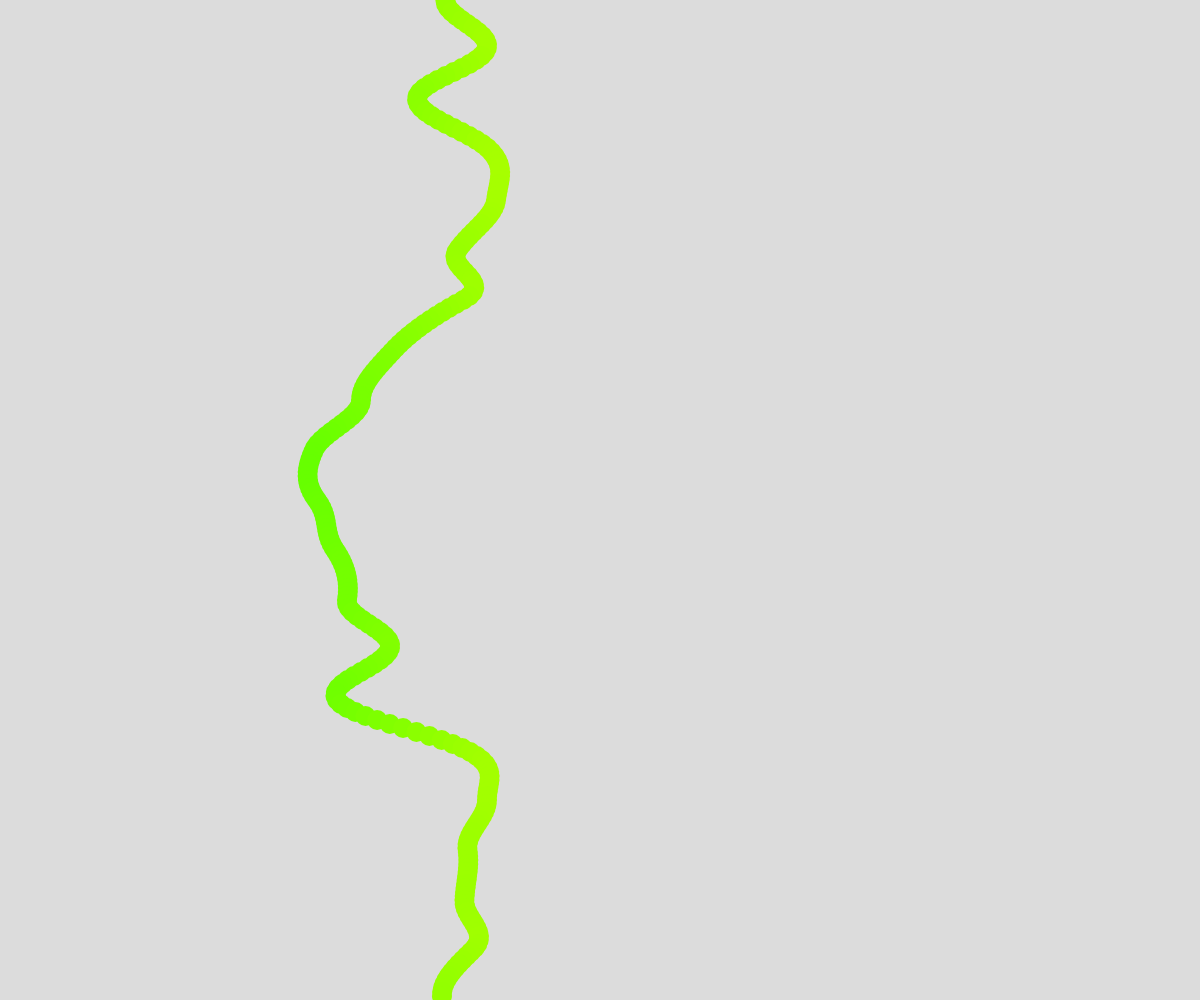
Frame 1 (no input)
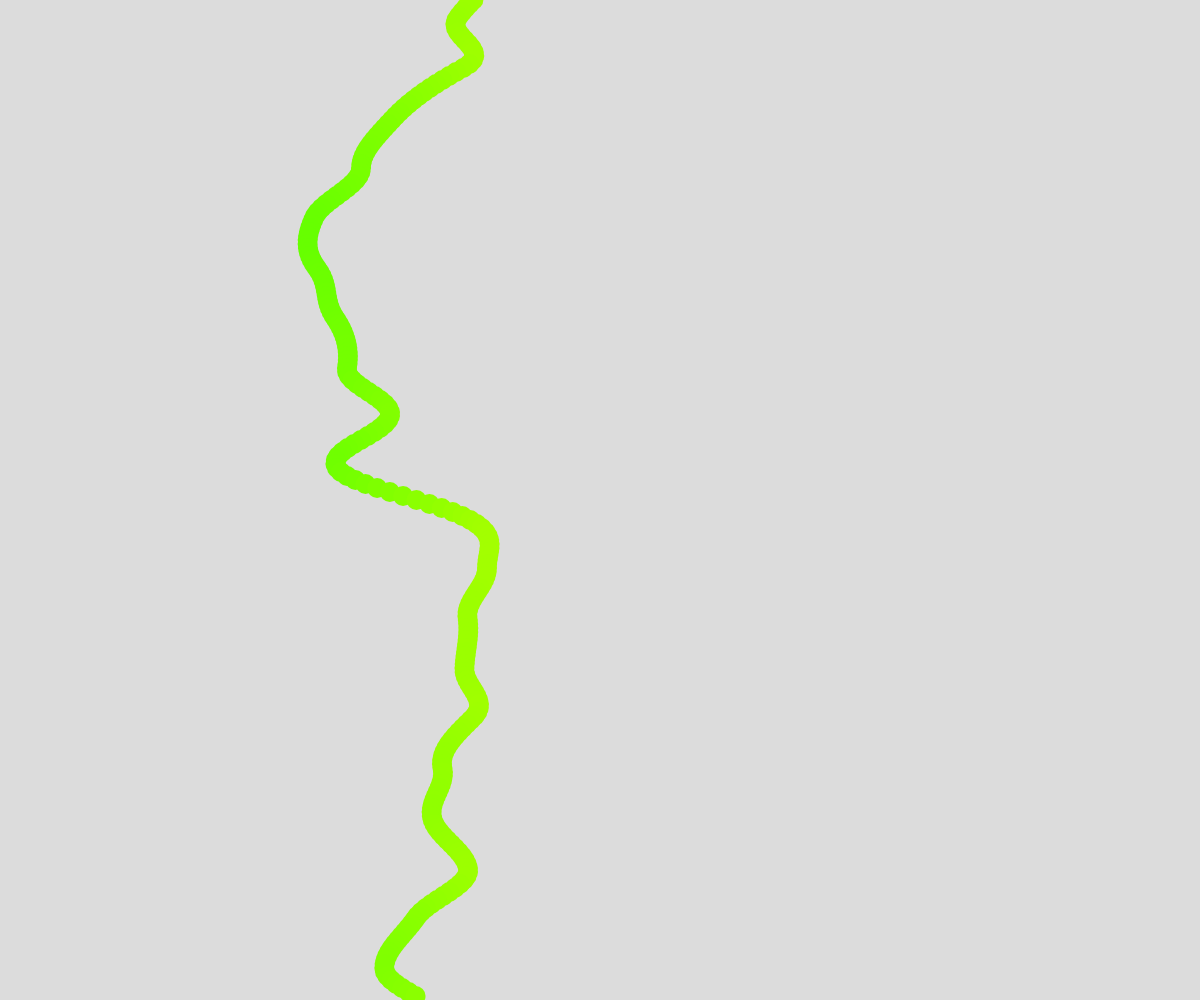
Frame 60 (no input)
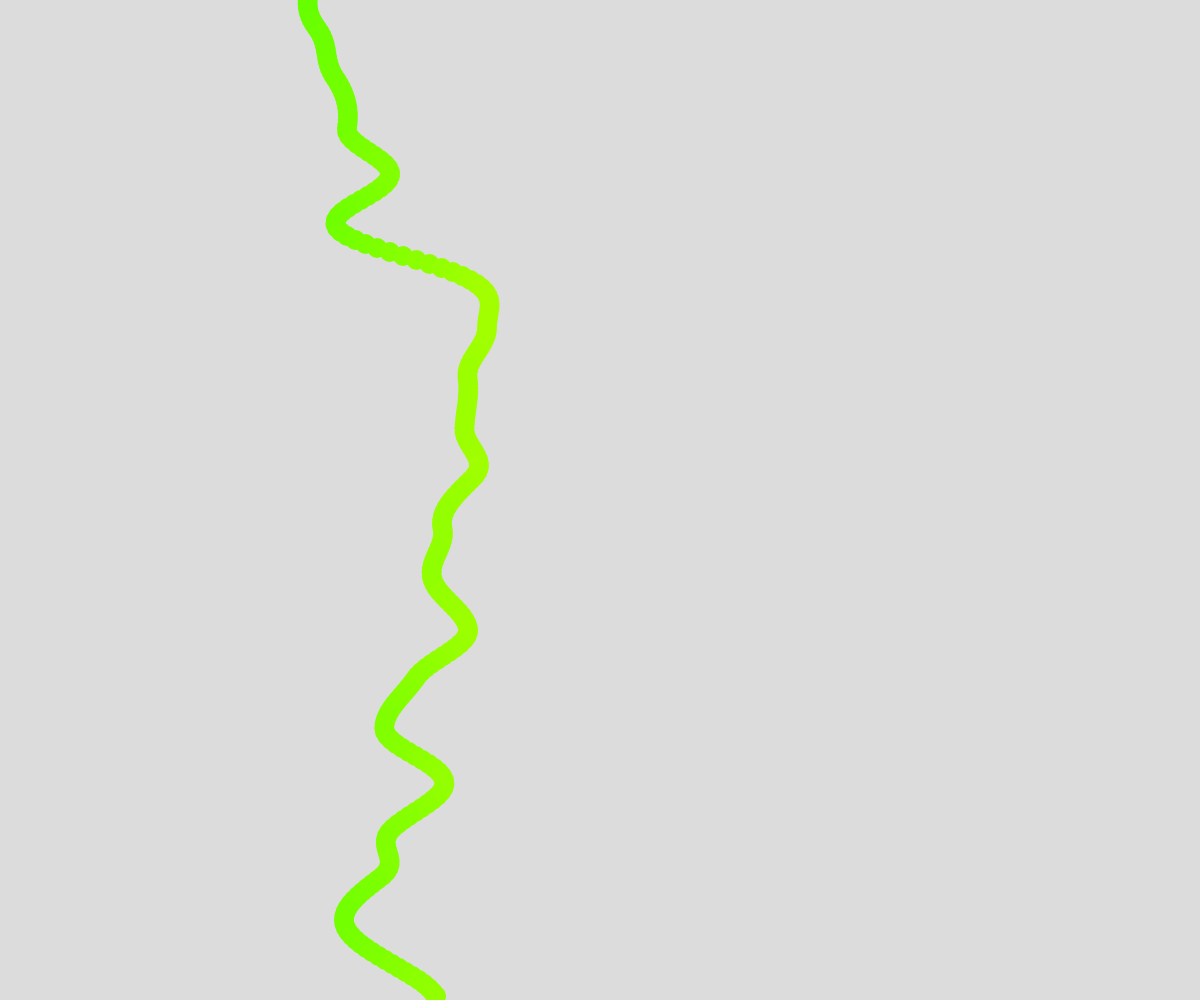
Frame 120 (the mouse pressed at the canvas centre since frame 60)

The p5.js sketch that drew these frames (run headless with seeded random() and noise() and a simulated clock; from frame 60 on, the mouse is pressed at the canvas centre):

// p5.js sketch
// ── sketch.js
// Noise V2 Electric Boogaloo
// Elijah Biebrick
// 10/1/2026

// global variables
let xTime = 5;
let xSpeed = 0.01;
let xStart = xTime;

async function setup() {
  createCanvas(windowWidth, windowHeight);
  noStroke();
}

function draw() {
  background(220);
  tower();
  xTime = xStart;
  xStart += xSpeed;
}

function tower(){
  // create a tower with circles of different
  // y position, x pos will be randomly selected
  for(let y = 0; y < height; y += 4){
    let x = noise(xTime);
    x = map(x, 0, 1, 0, width);
    fill(x / 3, 255, 0);
    circle(x, y, 20);
    xTime += xSpeed;
  }
}
